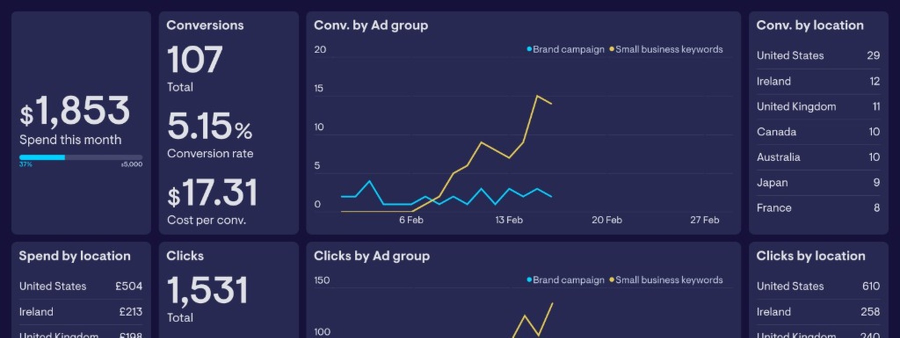
#> input picture assets/images/home/deliverables/ads.jpg, 1800 x 675 px (shown at 1/2 size); its folder holds only this picture in this run
$ python _crop_deliverables_52.py
#> lines starting #> are read from the running program, lines starting #| are printed output that depends on the picture
from PIL import Image
from pathlib import Path

folder = Path(r"d:\Dextop\Important files\Google services\assets\images\home\deliverables")
# Match svc-card frame: 5 / 2
out_w, out_h = 1600, 640
target_ratio = out_w / out_h

for path in sorted(folder.glob("*.jpg")):
    im = Image.open(path).convert("RGB")
#> im is the input picture: PIL image 1800x675 RGB; mean R, G, B 44.3, 45.8, 85.5
    w, h = im.size
#> w = 1800; h = 675
    current = w / h
#> current = 2.67
    if current > target_ratio:
        new_w = int(h * target_ratio)
#> new_w = 1687
        left = (w - new_w) // 2
#> left = 56
        im = im.crop((left, 0, left + new_w, h))
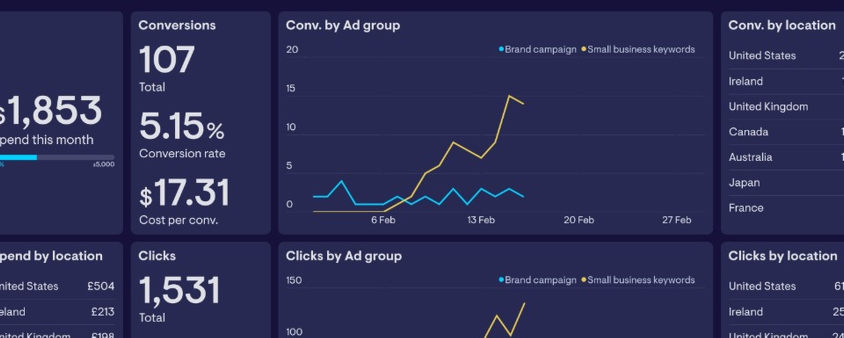
#> im: PIL image 1687x675 RGB (shown at 1/2 size); mean R, G, B 44.9, 46.6, 86.1
    elif current < target_ratio:
        new_h = int(w / target_ratio)
        top = (h - new_h) // 2
        im = im.crop((0, top, w, top + new_h))
    im = im.resize((out_w, out_h), Image.Resampling.LANCZOS)
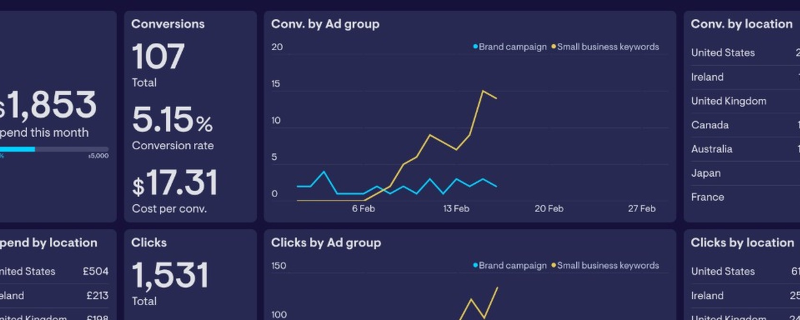
#> im: PIL image 1600x640 RGB (shown at 1/2 size); mean R, G, B 44.9, 46.6, 86.1
    im.save(path, "JPEG", quality=92, optimize=True)
    print(path.name, im.size, round(im.size[0] / im.size[1], 3))
#| ads.jpg (1600, 640) 2.5
